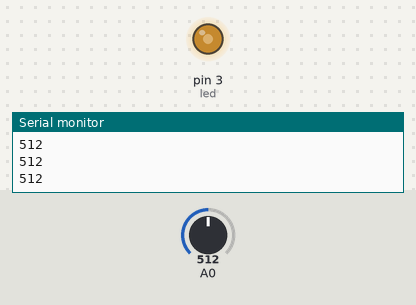
Bench run of a sketch on a simulated Arduino Uno, built with avr-gcc and run on an emulated ATmega328P. On the bench: output pins drawn as LEDs (lit = HIGH), the last lines printed to the serial monitor. Inputs (shaded band) come from the test bench; at power-on: A0 = 512.

Above: at 1.2 s.
1.3 s: A0 set to 306
At 1.6 s:
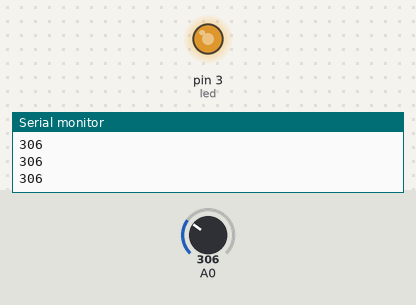
2.8 s: A0 set to 122
At 4.0 s:
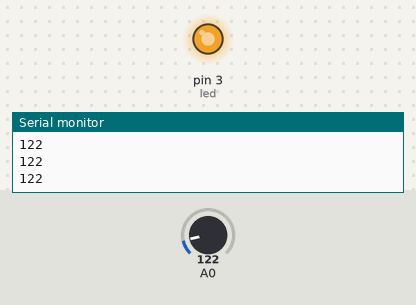
4.3 s: A0 set to 900
At 5.1 s:
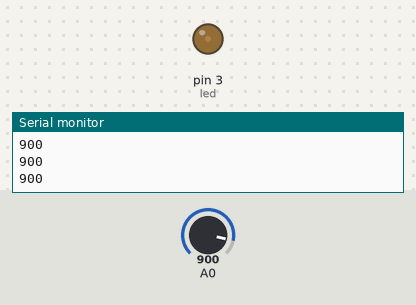
5.8 s: A0 set to 1023
At 6.4 s:
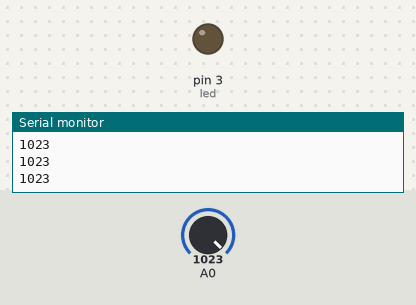
Timing chart, 0 to 8.3 s (numbered marks = the images above; inputs shaded):
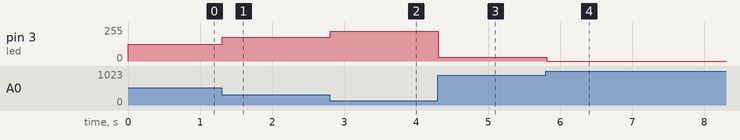

The sketch:

SensorRead2_2_2.ino
```cpp
#define led 3
#define analogRange 1024
#define pwmRange 255

int brightness = 0;

void setup(){
  Serial.begin(9600);
  pinMode(led, OUTPUT);
}

void loop(){
  int sensor = analogRead(A0);
  printVal(sensor);
  //Invert brightness to show higher lightvalues with higher
  //sensor values
  brightness = 255 - (sensor / (analogRange / pwmRange));
  analogWrite(led, brightness);
}

void printVal(int sens){
  Serial.println(sens);
}
```

Measured:
- after the input at 1.3 s, pin 3 (led): 127/255 → 179/255 at once
- after the input at 2.8 s, pin 3 (led): 179/255 → 225/255 at once
- after the input at 4.3 s, pin 3 (led): 225/255 → 30/255 at once
- after the input at 5.8 s, pin 3 (led): 30/255 → 0/255 at once
